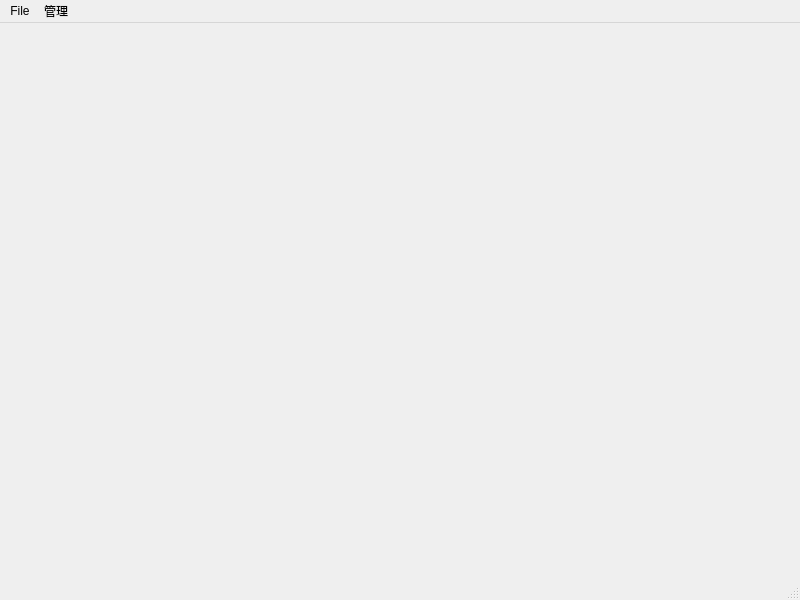
<?xml version="1.0" encoding="UTF-8"?>
<ui version="4.0">
 <class>MainWindow</class>
 <widget class="QMainWindow" name="MainWindow">
  <property name="geometry">
   <rect>
    <x>0</x>
    <y>0</y>
    <width>800</width>
    <height>600</height>
   </rect>
  </property>
  <property name="windowTitle">
   <string>MainWindow</string>
  </property>
  <widget class="QWidget" name="centralwidget"/>
  <widget class="QMenuBar" name="menubar">
   <property name="geometry">
    <rect>
     <x>0</x>
     <y>0</y>
     <width>800</width>
     <height>21</height>
    </rect>
   </property>
   <widget class="QMenu" name="menuFile">
    <property name="title">
     <string>File</string>
    </property>
   </widget>
   <widget class="QMenu" name="menu">
    <property name="title">
     <string>管理</string>
    </property>
    <addaction name="action1111"/>
   </widget>
   <addaction name="menuFile"/>
   <addaction name="menu"/>
  </widget>
  <widget class="QStatusBar" name="statusbar"/>
  <action name="action1111">
   <property name="text">
    <string>管理</string>
   </property>
  </action>
 </widget>
 <resources/>
 <connections/>
</ui>
